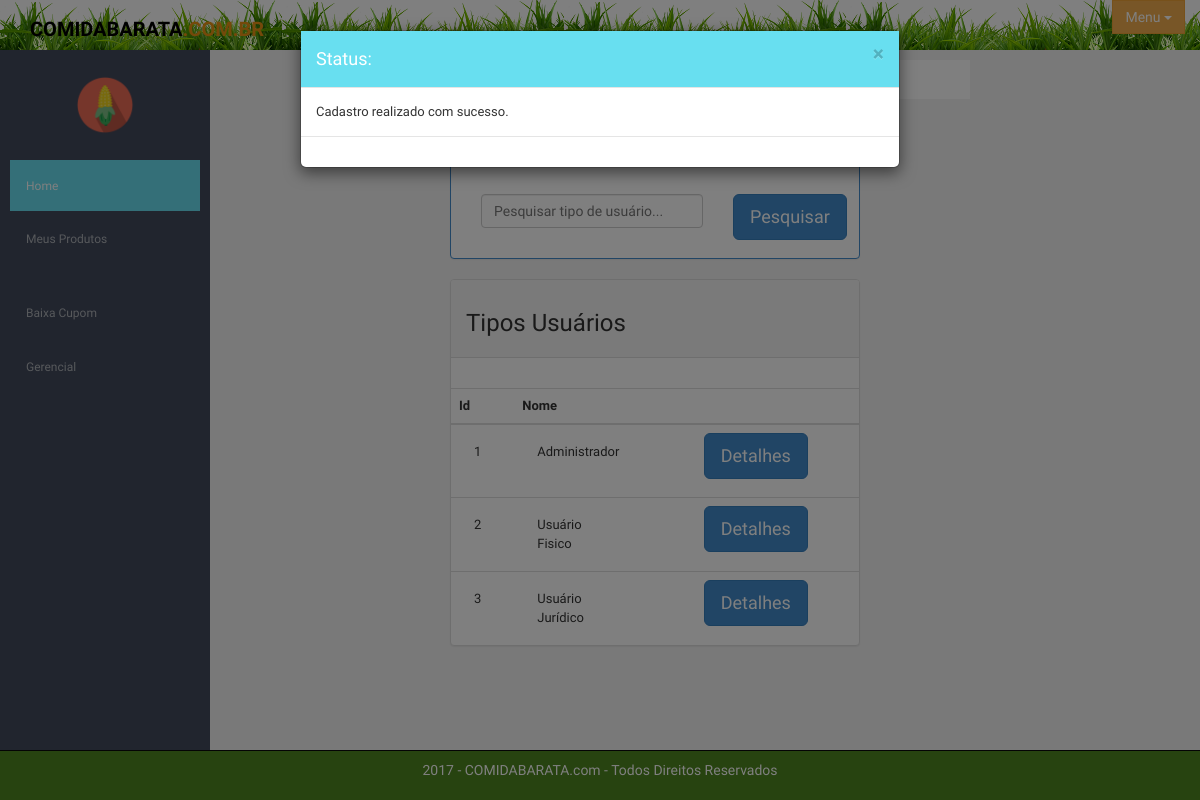
/index.php/user/tipoUserSalvar, run on the app's committed database.
### tables this page shows
CREATE TABLE `user_tipo` (
  `user_tipo_id` int(11) NOT NULL,
  `user_tipo_nome` varchar(50) NOT NULL,
  `user_tipo_status` tinyint(1) NOT NULL
);

### application/controllers/User.php (called while the page is built, shortened)
<?php
class User extends CI_Controller {
    public function tipoUserSalvar() {
        $data['user_tipo_nome'] = $this->input->post('user_tipo_nome');
        $data['user_tipo_status'] = 1;
        if ($this->db->insert('user_tipo', $data)) {
            $this->db->select('*');
            $this->db->where('user_tipo_status=1');
            $dados['user_tipo'] = $this->db->get('user_tipo')->result();
            $this->load->view('inc/head-adm');
            $this->load->view('inc/menu_left');
            $this->load->view('inc/modal');
            $this->load->view('modal/modalSalvoCadastro');
            $this->load->view('adm/tipoUserLista', $dados);
            $this->load->view('inc/footer-adm');
        }
    }
}

### index.php (called while the page is built, shortened)
<?php
require_once BASEPATH.'core/CodeIgniter.php';

### application/views/adm/tipoUserLista.php (the view)
<section id="container" >
    <section id="main-content">
        <section class="wrapper">
            <div>
                <ul class="nav nav-pills nav-justified" style="background-color: white">
                    <li role="presentation" class="active"><a href="<?= base_url(); ?>user/tipoUserLista">Lista</a></li>
                    <li role="presentation"><a href="<?= base_url(); ?>user/tipoUserAdd">Adicionar</a></li>
                    <li role="presentation"><a></a></li>
                </ul>
            </div>
            <div class="row">
                <div class="col-lg-8 main-chart col-lg-offset-2">
                    <div class="panel panel-primary">
                        <div class="panel-heading">Pesquisa</div>
                        <div class="panel-body">
                            <form method="post" action="<?= base_url('user/tipoUserPesquisa') ?>"
                                  enctype="multipart/form-data" style="margin-top: 20px;">
                                <div class="col-sm-8">
                                    <div class="form-group">
                                        <input type="text" id="user_tipo_nome" name="user_tipo_nome"
                                               class="form-control" placeholder="Pesquisar tipo de usuário..." >
                                    </div>
                                </div>
                                <div class="col-md-3" align="right">
                                    <button type="submit" class="btn btn-primary btn-lg">Pesquisar</button>
                                </div>
                            </form>
                        </div>
                    </div>
                </div>
            </div>
            <div class="row">
                <div class="col-sm-8 col-lg-offset-2" >
                    <div class="panel panel-default">
                        <div class="panel-heading"><h3>Tipos Usuários</h3></div>
                        <div class="panel-body">
                        </div>
                        <table class="table table-responsive">
                            <thead>
                                <tr>
                                    <th>Id</th>
                                    <th>Nome</th>
                                    <th></th>
                                </tr>
                            </thead>
                            <tbody>
                                <?php foreach ($user_tipo as $user_tipo) { ?>
                                    <tr>
                                        <td><p class="col-md-2" style="margin-top: 10px;"> <?= $user_tipo->user_tipo_id; ?> </p></td>
                                        <td><p class="col-md-8" style="margin-top: 10px;"> <?= $user_tipo->user_tipo_nome; ?> </p></td>
                                        <td><p class="col-md-2"><a href="<?= base_url('user/tipoUserUpdate/' . $user_tipo->user_tipo_id) ?>" class="btn btn-lg btn-primary btn-group ">Detalhes</a></p></td>
                                    </tr>
                                <?php } ?>
                            </tbody>
                        </table>
                    </div>
                </div>
            </div>
        </section>
    </section>
</section>

### assets-adm/css/style.css (style rules this page uses)
body { background: #f2f2f2; font-family: 'Ruda', sans-serif; padding: 0px !important; margin: 0px !important; font-size:13px; }
ul li { list-style: none; }
a, a:hover, a:focus { text-decoration: none; outline: none; }
#container { width: 100%; height: 100%; }
#main-content { margin-left: 210px; }
.wrapper { display: inline-block; margin-top: 60px; padding-left: 15px; padding-right: 15px; padding-bottom: 15px; padding-top: 0px; width: 100%; }
.main-chart { padding-top: 20px; }

### data on the page
user_tipo: user_tipo_id "1", user_tipo_nome "Administrador"
user_tipo: user_tipo_id "2", user_tipo_nome "Usuário Fisico"
user_tipo: user_tipo_id "3", user_tipo_nome "Usuário Jurídico"
